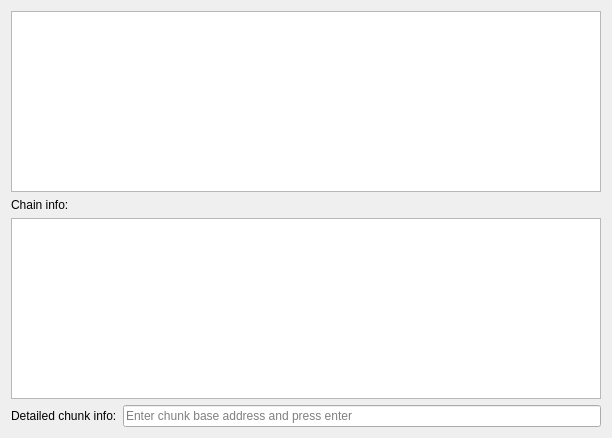
<?xml version="1.0" encoding="UTF-8"?>
<ui version="4.0">
 <class>GlibcHeapBinsDialog</class>
 <widget class="QDialog" name="GlibcHeapBinsDialog">
  <property name="geometry">
   <rect>
    <x>0</x>
    <y>0</y>
    <width>612</width>
    <height>438</height>
   </rect>
  </property>
  <property name="windowTitle">
   <string>Dialog</string>
  </property>
  <layout class="QHBoxLayout" name="horizontalLayout">
   <item>
    <layout class="QVBoxLayout" name="verticalLayout_2">
     <item>
      <widget class="QTableView" name="viewBins"/>
     </item>
     <item>
      <widget class="QLabel" name="label">
       <property name="text">
        <string>Chain info:</string>
       </property>
      </widget>
     </item>
     <item>
      <widget class="QPlainTextEdit" name="chainInfoEdit"/>
     </item>
     <item>
      <layout class="QHBoxLayout" name="horizontalLayout3">
       <item>
        <widget class="QLabel" name="label_2">
         <property name="text">
          <string>Detailed chunk info:</string>
         </property>
        </widget>
       </item>
       <item>
        <widget class="QLineEdit" name="lineEdit">
         <property name="placeholderText">
          <string>Enter chunk base address and press enter</string>
         </property>
        </widget>
       </item>
      </layout>
     </item>
    </layout>
   </item>
  </layout>
 </widget>
 <resources/>
 <connections/>
</ui>
